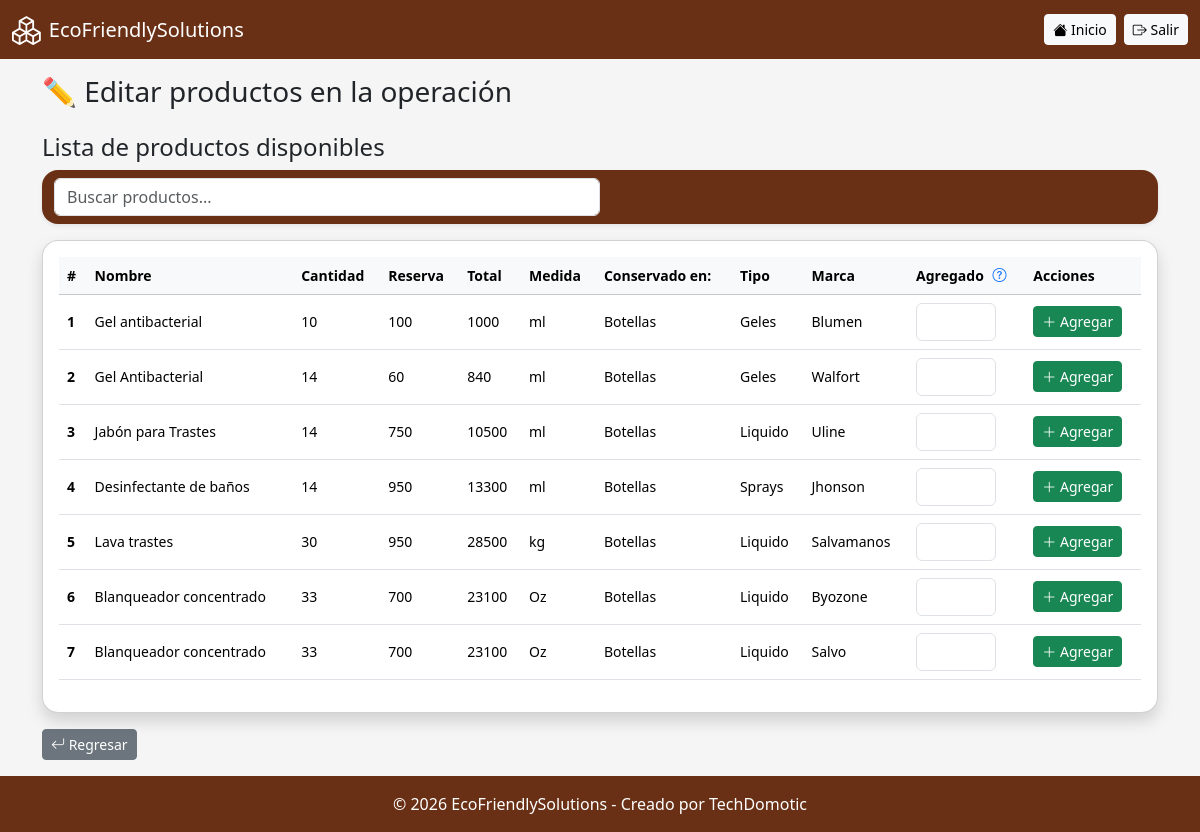
The page /operacion/agregar_producto.php?id=4&id_grupo_productos=2XXTFT78 (signed in) on the database as committed earlier.
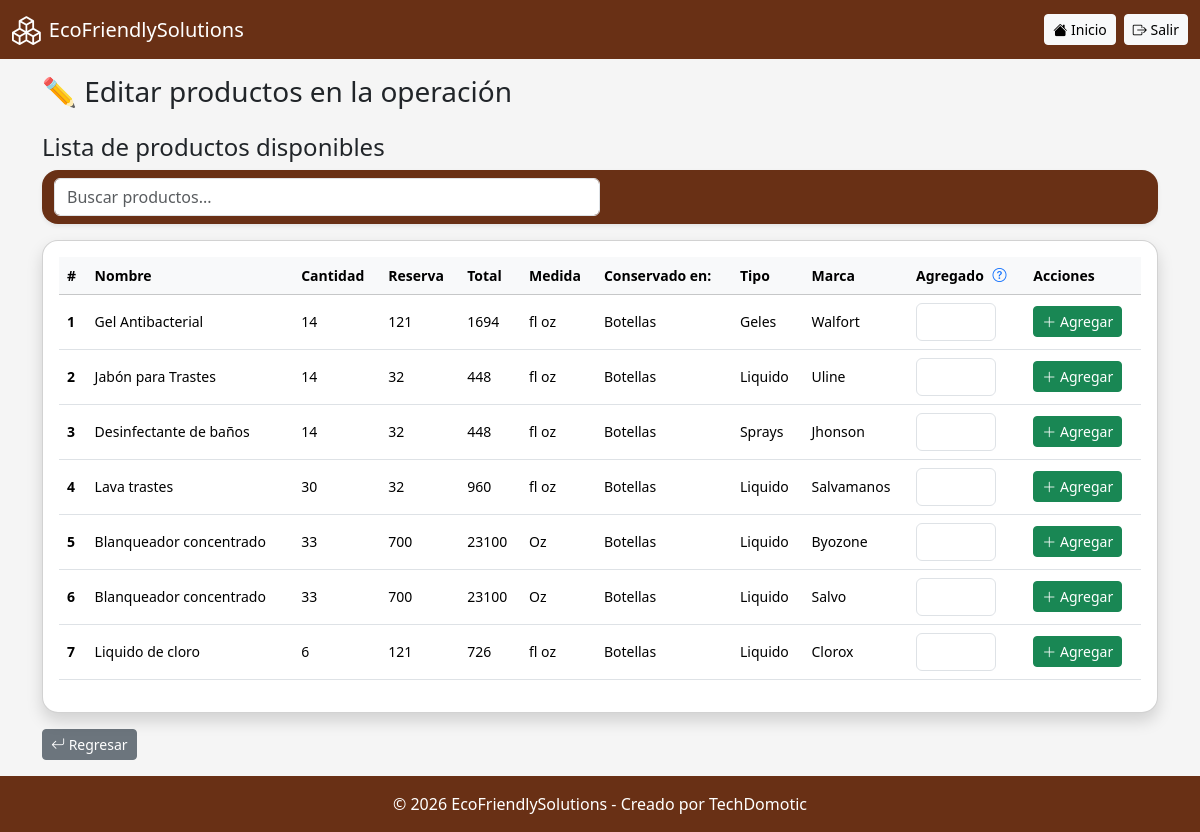
The same page on the database as committed later.
### tables this page shows
CREATE TABLE `productos` (
  `id_producto` int(11) NOT NULL,
  `nombre` varchar(250) NOT NULL,
  `cantidad` double DEFAULT NULL,
  `reserva` double DEFAULT NULL,
  `total` double DEFAULT NULL,
  `medida` varchar(120) DEFAULT NULL,
  `conservado` varchar(120) DEFAULT NULL,
  `tipo` varchar(120) DEFAULT NULL,
  `marca` varchar(120) DEFAULT NULL,
  `estatus` tinyint(1) DEFAULT 1,
  `fecha_eliminacion` timestamp NOT NULL DEFAULT current_timestamp() ON UPDATE current_timestamp(),
  `fecha_creacion` timestamp NOT NULL DEFAULT current_timestamp()
);

### operacion/agregar_producto.php (the view, shortened to what this page needs)
<?php
include '../includes/conexion.php';
include '../includes/header.php';
$conn->report_mode = MYSQLI_REPORT_ERROR | MYSQLI_REPORT_STRICT;
$id = intval($_GET['id']);
$id_grupo_productos = trim($_GET['id_grupo_productos']);
$result_productos = $conn->query("
    SELECT P.id_producto,
	   P.nombre,
       P.cantidad,
       P.reserva,
       P.total,
       P.medida,
       P.conservado,
       P.tipo,
       P.marca,
       P.fecha_creacion
    FROM productos AS P
    WHERE P.id_producto NOT IN (
        SELECT id_producto
        FROM grupo_productos
        WHERE id_grupo_productos = '$id_grupo_productos'
    );
");
?>
<h3 class="mb-4">✏️ Editar productos en la operación</h3>
<h4 class="col-12">Lista de productos disponibles</h4>
<nav class="navbar bg-body-tertiary mb-3 rounded-4 shadow-sm">
  <div class="container-fluid">
    <div class="col-12 col-md-6"> <form class="d-flex" role="search" onsubmit="return false;">
        <input class="form-control" type="search" id="inputBusqueda" placeholder="Buscar productos...">
      </form>
    </div>
  </div>
</nav>
<div class="card shadow rounded-4">
<div class="card-body table-responsive" style="max-height: 700px; overflow-y: auto;">
<table class="table table-hover align-middle small" id="tablaProductos">
<thead class="table-light">
<tr>
<th style="position: sticky; top: 0; z-index: 2; background-color: #f8f9fa;">#</th>
<th style="position: sticky; top: 0; z-index: 2; background-color: #f8f9fa;">Nombre</th>
<th style="position: sticky; top: 0; z-index: 2; background-color: #f8f9fa;">Cantidad</th>
<th style="position: sticky; top: 0; z-index: 2; background-color: #f8f9fa;">Reserva</th>
<th style="position: sticky; top: 0; z-index: 2; background-color: #f8f9fa;">Total</th>
<th style="position: sticky; top: 0; z-index: 2; background-color: #f8f9fa;">Medida</th>
<th style="position: sticky; top: 0; z-index: 2; background-color: #f8f9fa;">Conservado en:</th>
<th style="position: sticky; top: 0; z-index: 2; background-color: #f8f9fa;">Tipo</th>
<th style="position: sticky; top: 0; z-index: 2; background-color: #f8f9fa;">Marca</th>
<th style="position: sticky; top: 0; z-index: 2; background-color: #f8f9fa;">Agregado
    <i class="bi bi-question-circle text-primary"
     style="cursor: pointer; margin-left: 5px;"
     data-bs-toggle="tooltip"
     data-bs-placement="top"
     title="Agrega la cantidad de producto a usar">
  </i>
</th>
<th style="position: sticky; top: 0; z-index: 2; background-color: #f8f9fa;">Acciones</th>
</tr>
</thead>
<tbody>
<?php $contador = 1; ?>
<?php while($row = $result_productos->fetch_assoc()): ?>
<tr>
<td><strong><?= $contador; ?></strong></td>
<td><?= htmlspecialchars($row['nombre']); ?></td>
<td><?= htmlspecialchars($row['cantidad']); ?></td>
<td><?= htmlspecialchars($row['reserva']); ?></td>
<td><?= htmlspecialchars($row['total']); ?></td>
<td><?= htmlspecialchars($row['medida']); ?></td>
<td><?= htmlspecialchars($row['conservado']); ?></td>
<td><?= htmlspecialchars($row['tipo']); ?></td>
<td><?= htmlspecialchars($row['marca']); ?></td>
<form method="POST" class="d-flex gap-2 align-items-center">
<td><input type="number" name="cantidad" class="form-control" min="1" style="width: 80px;" required></td>
<td>
    <button type="submit" class="btn btn-sm btn-success">
        <i class="bi bi-plus-lg"></i> Agregar
    </button>
</td>
</form>
</tr>
<?php $contador++; ?>
<?php endwhile; ?>
</tbody>
</table>
</div>
</div>
<div class="col-12 mt-3">
    <a href="editar.php?id=<?= $id; ?>&id_grupo_trabajadores=<?= $id_grupo_productos; ?>"
    class="btn btn-sm btn-secondary">
    <i class="bi bi-arrow-return-left"></i> Regresar
    </a>
</div>
<?php include '../includes/footer.php'; ?>

Rows that differ between the two databases and show on the page:
no longer on this page (row edited): productos: nombre "Gel antibacterial", cantidad "10", reserva "100", total "1000", medida "ml", conservado "Botellas", tipo "Geles", marca "Blumen"
changed productos "Gel Antibacterial": reserva "60" → "121"; total "840" → "1694"; medida "ml" → "fl oz"
changed productos "Jabón para Trastes": reserva "750" → "32"; total "10500" → "448"; medida "ml" → "fl oz"
changed productos "Desinfectante de baños": reserva "950" → "32"; total "13300" → "448"; medida "ml" → "fl oz"
changed productos "Lava trastes": reserva "950" → "32"; total "28500" → "960"; medida "kg" → "fl oz"
added productos: nombre "Liquido de cloro", cantidad "6", reserva "121", total "726", medida "fl oz", conservado "Botellas", tipo "Liquido", marca "Clorox"
